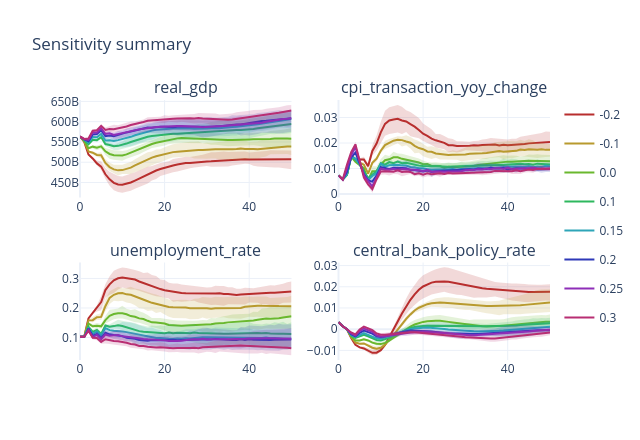
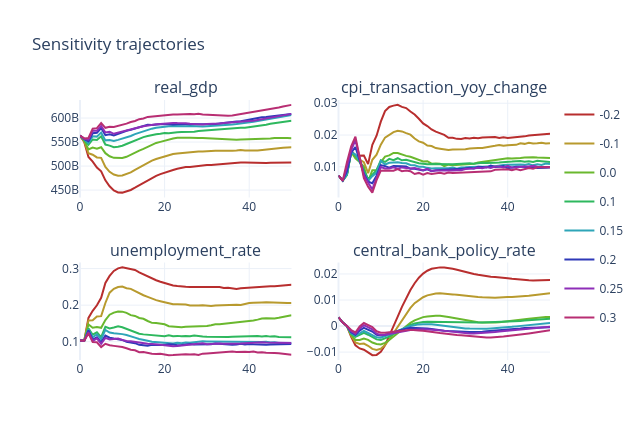

The notebook cell saved with these charts, in order:
### Markdown cell above
## Plots

### Code cell
MACRO_SUMMARY_COLUMNS = ["real_gdp", "cpi_transaction_yoy_change", "unemployment_rate", "central_bank_policy_rate"]

plot_sensitivity_summary(sensitivity, cols=MACRO_SUMMARY_COLUMNS)
plot_sensitivity(sensitivity, cols=MACRO_SUMMARY_COLUMNS)
